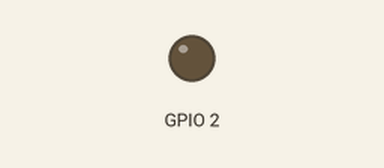
Simulated run of this sketch. Board: ESP32. On the bench: output pins drawn as LEDs (lit = HIGH). WiFi joins after 1.5 s; servers stay silent unless stated; what the sketch prints to the serial monitor is not drawn.

Above: at 0.0 s.
At 2.4 s:
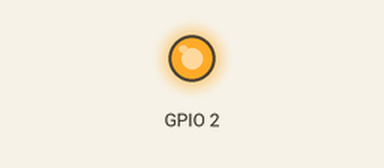
Timing chart, 0 to 3.9 s (numbered marks = the images above):
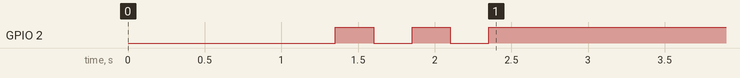

The sketch:

FINAL_CODE_UDP_READ_RESPOND.ino
```cpp
/*
This code is used to read and respond to a UDP Python Script
*/
  #include <WiFi.h>
  #include <WiFiUdp.h>
  #include <cstring>
  #define SSID "Embedded"                 // Wi-Fi User Name
  #define PSWD "Embedded54321"            // Wi-Fi Password
  WiFiUDP udp;
/***********************************************************************/
  unsigned int localUdpPort = 4210;       // port to listen on
  char incomingPacket[255];
  String msg = "SystemReady" ;
  String RCV_MSG = "NONE";
/***********************************************************************/
  void Connect_WiFi();
  void UDP_RCV();
  void UDP_Transmit(IPAddress,uint16_t,char *s);
/***********************************************************************/
  void setup()
  {
    Connect_WiFi();
  }
/***********************************************************************/
  void loop()
  {
    if(Serial.available())
    {
      char x;
      x=Serial.read();
      if(x=='a')
      {
        msg = "TB";
      }
      else if(x=='b')
      {
        msg = "RTB";
      }
      else if(x=='c')
      {
        msg = "READY";
      }
    }
    UDP_RCV();
    delay(800);
  }
/***********************************************************************/
  void Connect_WiFi()
  {
    Serial.begin(9600);
    WiFi.disconnect();
    delay(1000);
    pinMode(2, OUTPUT);
    Serial.println("Connecting to WiFi");
    WiFi.begin(SSID, PSWD);
    delay(100);
    Serial.println("");
    while (!(WiFi.status() == WL_CONNECTED))
    {
      digitalWrite(2, LOW);
      delay(250);
      digitalWrite(2, HIGH);
      delay(250);
      Serial.print("*");
    }
    Serial.println("Connected to Wi-Fi");
    udp.begin(localUdpPort);
    Serial.print("IP Address: ");
    Serial.println(WiFi.localIP());
    Serial.print("PORT: ");
    Serial.println(localUdpPort);
    delay(1000);
  }
/***********************************************************************/
void UDP_RCV()
{
  uint8_t buffer[50] = "";
  char n[10];
  String m;
  memset(buffer, 0, 50);
  int packetSize = udp.parsePacket();
  if (packetSize > 0)
  {
    // Get the remote IP address and port
    IPAddress remoteIP = udp.remoteIP();
    uint16_t remotePort = udp.remotePort();

    Serial.print("\n\nReceived from\nIP Adress : ");
    Serial.print(remoteIP);
    Serial.print("  PORT  : ");
    Serial.println(remotePort);

    udp.read(buffer, 50);
    RCV_MSG = String((char *)buffer);
    Serial.print("Server to client: ");
    Serial.println(RCV_MSG);
    for(int i=0; RCV_MSG[i] != '\0';i++)
    {
      Serial.print("RCV_MSG[");Serial.print(i);Serial.print("] > =");Serial.println(RCV_MSG[i]);
    }

    UDP_Transmit(remoteIP,remotePort,&msg[0]);
  }
}
/***********************************************************************/
void UDP_Transmit(IPAddress udpAddress,uint16_t udpPort,char *s)
{
  int i;
  uint8_t buffer[50] = "";
  for (i = 0; *s != '\0'; i++, s++)
  {
    buffer[i] = *s;
  }
  buffer[i] = '\0';
  udp.beginPacket(udpAddress, 2020);
  udp.write(buffer, i);
  udp.endPacket();
}
/***********************************************************************/
```
